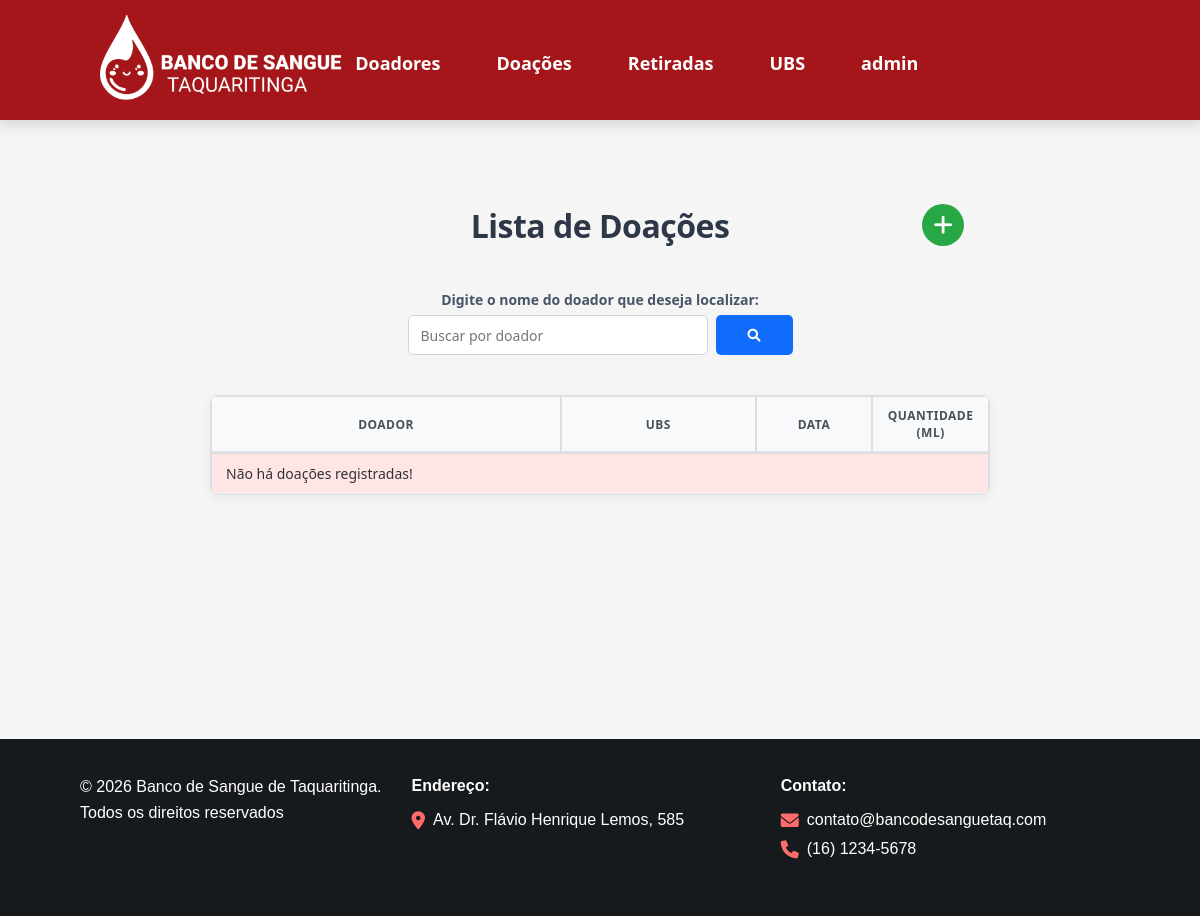
The page /web/public/index.php?rota=doacoes (signed in) on the database as committed earlier.
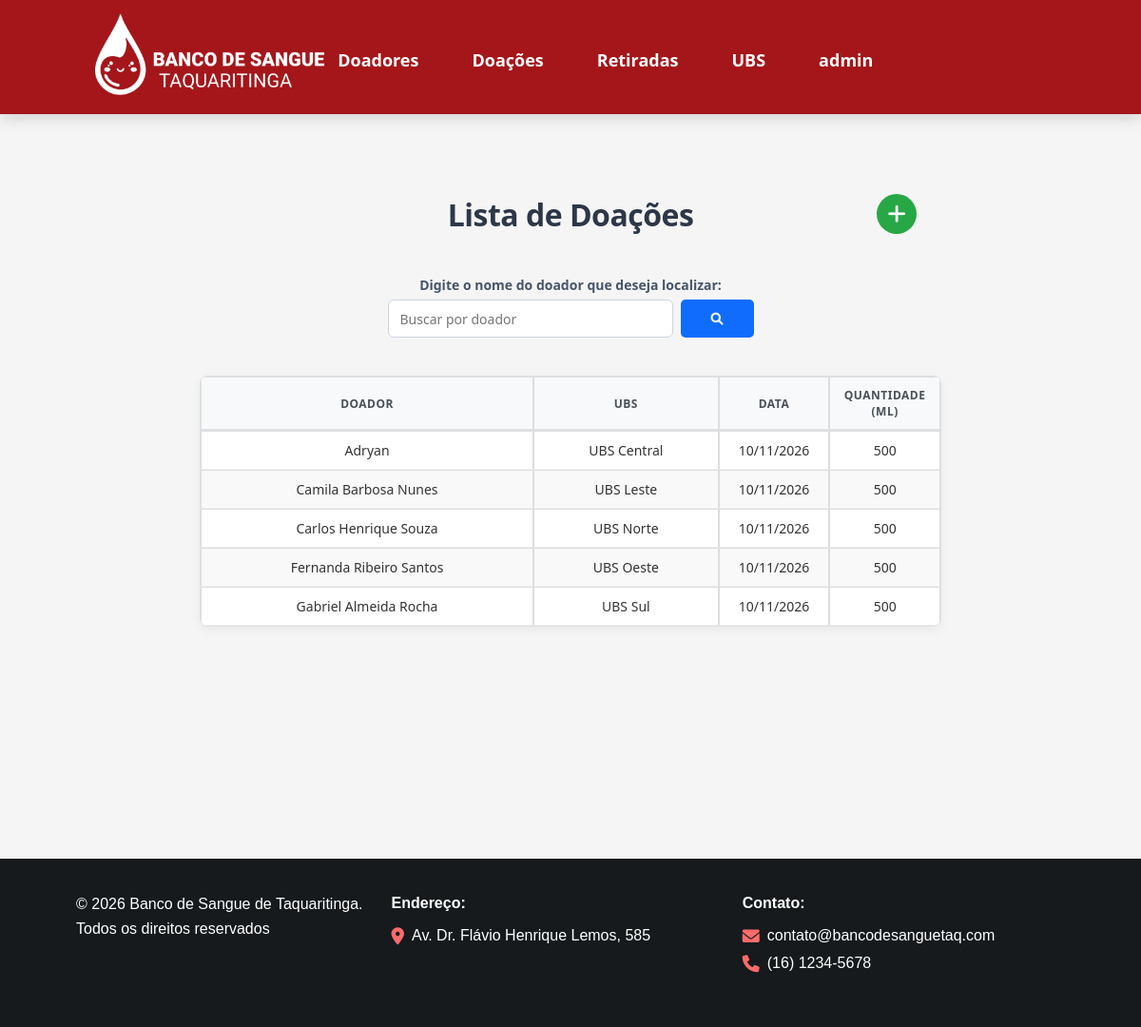
The same page on the database as committed later.
### tables this page shows
CREATE TABLE `doacoes` (
  `id` int(11) NOT NULL,
  `doador_id` int(10) UNSIGNED NOT NULL,
  `ubs_id` int(11) NOT NULL,
  `data_doacao` date NOT NULL,
  `quantidade_ml` int(11) NOT NULL
);

CREATE TABLE `doadores` (
  `id` int(10) UNSIGNED NOT NULL,
  `nome` varchar(45) NOT NULL,
  `sexo` char(1) NOT NULL,
  `cpf` varchar(20) NOT NULL,
  `telefone` varchar(20) NOT NULL,
  `email` varchar(255) NOT NULL,
  `endereco` varchar(100) NOT NULL,
  `numero` int(6) NOT NULL,
  `cep` varchar(20) NOT NULL,
  `complemento` varchar(100) NOT NULL,
  `bairro` varchar(50) NOT NULL,
  `nasc` date NOT NULL,
  `datedonation` date NOT NULL,
  `peso` int(11) NOT NULL,
  `tipo_sangue_id` int(11) DEFAULT NULL,
  `validado` tinyint(1) NOT NULL DEFAULT 0
);

CREATE TABLE `ubs` (
  `id` int(11) NOT NULL,
  `nome` varchar(100) NOT NULL,
  `telefone` varchar(20) DEFAULT NULL,
  `email` varchar(150) DEFAULT NULL,
  `responsavel` varchar(150) DEFAULT NULL,
  `cidade` varchar(100) DEFAULT NULL
);

### web/app/core/Controller.php (called while the page is built, shortened)
<?php
class Controller
{
    protected function view(
        string $view,
        array $dados = [],
        bool $usarLayout = true
    ): void {
        extract($dados);
        $arquivo = __DIR__ . '/../views/' . $view . '.php';
        require $arquivo;
        $content = ob_get_clean();
        $layout = __DIR__ . '/../views/layouts/main.php';
        require $layout;
    }
}

### web/app/controllers/DoacaoController.php (called while the page is built, shortened)
<?php
class DoacaoController extends Controller
{
    private Doacao $doacao;
    public function __construct()
    {
        $this->doacao = new Doacao();
    }
    public function index(): void
    {
        $doacoes = $this->doacao->listarTodas();
        $this->view('doacoes/index', [
            'doacoes' => $doacoes
        ]);
    }
}

### web/public/index.php (called while the page is built)
<?php
require_once __DIR__ . '/../routes/web.php';

### back/api/core/autoload.php (called while the page is built, shortened)
<?php
spl_autoload_register(function ($class) {
    $pastas = [
        __DIR__ . '/../controllers/',
        __DIR__ . '/../models/',
        __DIR__ . '/../middleware/',
        __DIR__ . '/',
        __DIR__ . '/../../../../app/models/',
        __DIR__ . '/../../../../app/controllers/',
        __DIR__ . '/../../../../app/middleware/'
    ];
    foreach ($pastas as $pasta) {
        $arquivo = $pasta . $class . '.php';
    }
});

### web/config/database.php (called while the page is built, shortened)
<?php
class Database
{
    private static ?PDO $connection = null;
    public static function connect(): PDO
    {
        if (self::$connection === null) {
            try {
                self::$connection = new PDO(
                    'mysql:host=' . self::HOST . ';port=3307;dbname=' . self::DB_NAME . ';charset=utf8mb4',
                    self::USER,
                    self::PASSWORD
                );
                self::$connection->setAttribute(
                    PDO::ATTR_ERRMODE,
                    PDO::ERRMODE_EXCEPTION
                );
                self::$connection->setAttribute(
                    PDO::ATTR_DEFAULT_FETCH_MODE,
                    PDO::FETCH_ASSOC
                );
            } catch (PDOException $e) {
                die('** Falha na conexão com o banco de dados: ' . $e->getMessage());
            }
        }
        return self::$connection;
    }
}

### web/app/models/Model.php (called while the page is built, shortened)
<?php
require_once __DIR__ . '/../../config/database.php';
class Model
{
    public function __construct()
    {
        $this->db = Database::connect();
    }
}

### web/app/models/Doacao.php (called while the page is built, shortened)
<?php
class Doacao extends Model
{
    public function listarTodas(): array
    {
        $sql = "
            SELECT
                d.*,
                c.nome AS doador,
                u.nome AS ubs
            FROM doacoes d
            LEFT JOIN doadores c
                ON d.doador_id = c.id
            LEFT JOIN ubs u
                ON d.ubs_id = u.id
            ORDER BY d.data_doacao DESC
        ";
        $stmt = $this->db->prepare($sql);
        $stmt->execute();
        return $stmt->fetchAll();
    }
}

### web/app/views/doacoes/index.php (the view, shortened to what this page needs)
<div style="
    width: 90%;
    max-width: 1000px;
    margin: 0 auto;
    position: relative;
    text-align: center;
">
    <h1 id="path2">
        Lista de Doações
    </h1>
    <a
        href="index.php?rota=nova-doacao"
        title="Cadastrar nova doação"
        aria-label="Cadastrar nova doação"
        style="
            position: absolute;
            right: 6.5rem;
            top: 0;
            width: 42px;
            height: 42px;
            display: flex;
            align-items: center;
            justify-content: center;
            border-radius: 50%;
            background-color: #28a745;
            color: white;
            text-decoration: none;
            font-size: 22px;
            font-weight: bold;
            transition: 0.2s;
        "
        onmouseover="this.style.backgroundColor='#218838'"
        onmouseout="this.style.backgroundColor='#28a745'"
    >
        <i class="fas fa-plus"></i>
    </a>
</div>
<br>
<div style="display: flex; flex-direction: column; align-items: center;">
    <label for="searchInput" style="margin-bottom: 6px;">
        Digite o nome do doador que deseja localizar:
    </label>
    <div
        class="search-container"
        style="
            display: flex;
            justify-content: center;
            align-items: center;
            gap: 8px;
        "
    >
        <input
            type="text"
            id="searchInput"
            placeholder="Buscar por doador"
            class="form-control"
            style="width: 300px;"
        >
        <button
            type="button"
            onclick="filterTable()"
            class="btn-pesquisar"
        >
            <i class="fas fa-search"></i>
        </button>
    </div>
</div>
<br>
<div style="display: flex; justify-content: center;">
    <table
        class="table"
        id="dataTable"
        style="width: 90%; max-width: 1000px;"
    >
        <thead>
            <tr>
                <th style="text-align:center;">
                    Doador
                </th>
                <th style="text-align:center;">
                    UBS
                </th>
                <th style="text-align:center;">
                    Data
                </th>
                <th style="text-align:center;">
                    Quantidade (ml)
                </th>
            </tr>
        </thead>
        <tbody>
        <?php if (!empty($doacoes)): ?>
            <?php foreach ($doacoes as $doacao): ?>
                <tr data-doacao>
                    <td style="text-align:center;">
                        <?= htmlspecialchars(
                            $doacao['doador'] ?? ''
                        ); ?>
                    </td>
                    <td style="text-align:center;">
                        <?= htmlspecialchars(
                            $doacao['ubs'] ?? ''
                        ); ?>
                    </td>
                    <td style="text-align:center;">
                        <?= date(
                            'd/m/Y',
                            strtotime($doacao['data_doacao'])
                        ); ?>
                    </td>
                    <td style="text-align:center;">
                        <?= htmlspecialchars(
                            $doacao['quantidade_ml']
                        ); ?>
                    </td>
                </tr>
            <?php endforeach; ?>
        <?php else: ?>
            <tr>
                <td
                    colspan="4"
                    class="text-center alert alert-danger"
                >
                    Não há doações registradas!
                </td>
            </tr>
        <?php endif; ?>
        </tbody>
    </table>
</div>

### web/routes/web.php (shortened to what this page needs)
<?php
require_once __DIR__ . '/../app/core/autoload.php';
$rota = $_GET['rota'] ?? 'login';
switch ($rota) {
    case 'doacoes':
        $controller = new DoacaoController();
        $controller->index();
        break;
}

### web/app/views/layouts/main.php (shortened to what this page needs)
<!doctype html>
<html lang="pt-br">
<head>
    <link
        rel="stylesheet"
        href="./css/style.css"
    >
    <link
        rel="stylesheet"
        href="https://cdnjs.cloudflare.com/ajax/libs/font-awesome/6.0.0-beta3/css/all.min.css"
    >
</head>
<body>
<header>
    <nav>
        <a
            class="navbar-brand"
            href="index.php?rota=dashboard"
        >
            <img
                class="logo"
                src="./images/logo.png"
                alt="Logo"
            >
        </a>
        <div class="navbar-nav">
            <div class="nav-item">
                <a
                    class="nav-link"
                    href="index.php?rota=doadores"
                >
                    Doadores
                </a>
            </div>
            <div class="nav-item dropdown">
                <a
                    class="nav-link dropdown-toggle"
                    href="index.php?rota=doacoes"
                >
                    Doações
                </a>
            </div>
            <div class="nav-item dropdown">
                <a
                    class="nav-link dropdown-toggle"
                    href="index.php?rota=retiradas"
                >
                    Retiradas
                </a>
            </div>
            <div class="nav-item dropdown">
                <a
                    class="nav-link dropdown-toggle"
                    href="index.php?rota=ubs"
                >
                    UBS
                </a>
            </div>
            <div class="nav-item dropdown">
                <a
                    class="nav-link dropdown-toggle"
                    href="#"
                >
                    <?= htmlspecialchars(
                        $_SESSION['usuario'] ?? '',
                        ENT_QUOTES,
                        'UTF-8'
                    ); ?>
                </a>
            </div>
        </div>
    </nav>
</header>
<br><br>
<div class="container">
    <div class="content">
        <?= $content ?? ''; ?>
    </div>
</div>
<footer>
    <div class="container">
        <div class="footer-content">
            <p>
                &copy;
                <span id="anoAtual"></span>
                Banco de Sangue de Taquaritinga.
                <br>
                Todos os direitos reservados
            </p>
            <div class="footer-address">
                <p>
                    <strong>Endereço:</strong>
                </p>
                <p>
                    <i class="fas fa-map-marker-alt"></i>
                    Av. Dr. Flávio Henrique Lemos, 585
                </p>
            </div>
            <div class="footer-contact">
                <p>
                    <strong>Contato:</strong>
                </p>
                <p>
                    <i class="fas fa-envelope"></i>
                    contato@bancodesanguetaq.com
                </p>
                <p>
                    <i class="fas fa-phone"></i>
                    (16) 1234-5678
                </p>
            </div>
        </div>
    </div>
</footer>
</body>
</html>

Rows that differ between the two databases and show on the page:
added doacoes: doador.nome "Adryan", ubs.nome "UBS Central", data_doacao "10/11/2026", quantidade_ml "500"
added doacoes: doador.nome "Camila Barbosa Nunes", ubs.nome "UBS Leste", data_doacao "10/11/2026", quantidade_ml "500"
added doacoes: doador.nome "Carlos Henrique Souza", ubs.nome "UBS Norte", data_doacao "10/11/2026", quantidade_ml "500"
added doacoes: doador.nome "Fernanda Ribeiro Santos", ubs.nome "UBS Oeste", data_doacao "10/11/2026", quantidade_ml "500"
added doacoes: doador.nome "Gabriel Almeida Rocha", ubs.nome "UBS Sul", data_doacao "10/11/2026", quantidade_ml "500"
Other text that changed with them:
text no longer shown: "Não há doações registradas!"
